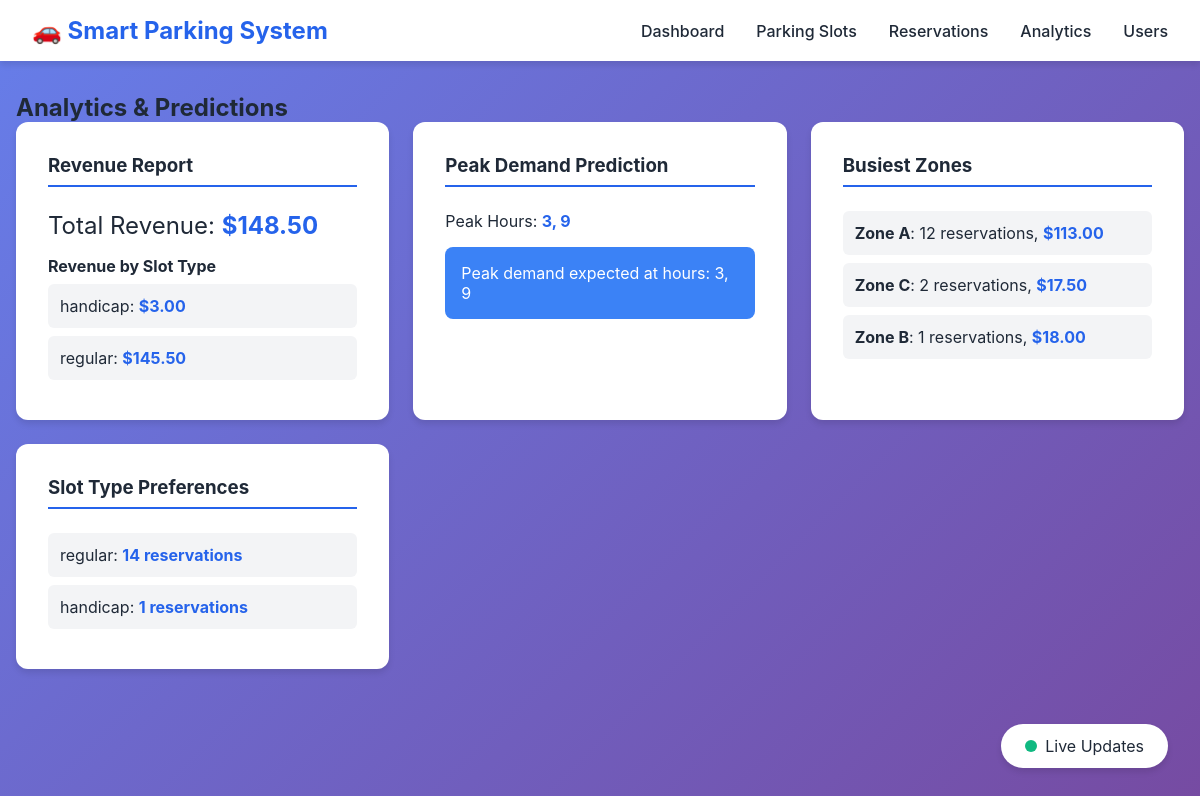
The app's page /analytics with its own data.
### tables this page shows
CREATE TABLE parking_slots (
                slot_id INTEGER PRIMARY KEY AUTOINCREMENT,
                slot_number VARCHAR(10) UNIQUE NOT NULL,
                floor_number INTEGER NOT NULL,
                zone VARCHAR(50),
                slot_type VARCHAR(20) DEFAULT 'regular',
                is_available BOOLEAN DEFAULT 1,
                price_per_hour DECIMAL(10,2) DEFAULT 5.00,
                created_at TIMESTAMP DEFAULT CURRENT_TIMESTAMP
            );

### app.py (the view)
@app.route('/analytics')
def analytics():
    predictions = parking.predict_peak_demand()
    revenue = parking.get_revenue_report()
    return render_template('analytics.html', predictions=predictions, revenue=revenue)

### parking_system.py (called while the page is built)
    def connect(self):
        self.conn = sqlite3.connect(self.db_name)
        self.cursor = self.conn.cursor()

    def close(self):
        if self.conn:
            self.conn.close()

### templates/analytics.html (shortened to what this page needs)
{% extends "base.html" %}
{% block content %}
<div class="analytics-page">
    <h2>Analytics & Predictions</h2>
    <div class="analytics-grid">
        <div class="analytics-card">
            <h3>Revenue Report</h3>
            <div id="revenue-data">
                <p class="revenue-total">Total Revenue: <span class="highlight">${{ "%.2f"|format(revenue.total_revenue) }}</span></p>
                {% if revenue.revenue_by_slot_type %}
                <h4>Revenue by Slot Type</h4>
                <ul class="revenue-list">
                    {% for item in revenue.revenue_by_slot_type %}
                    <li>{{ item[0] }}: <span class="highlight">${{ "%.2f"|format(item[1]) }}</span></li>
                    {% endfor %}
                </ul>
                {% endif %}
            </div>
        </div>
        <div class="analytics-card">
            <h3>Peak Demand Prediction</h3>
            <div id="prediction-data">
                {% if predictions.peak_hours %}
                <p>Peak Hours: <span class="highlight">{{ predictions.peak_hours|join(', ') }}</span></p>
                <p class="prediction-text">{{ predictions.recommendation }}</p>
                {% else %}
                <p>Collecting data for predictions...</p>
                {% endif %}
            </div>
        </div>
        <div class="analytics-card">
            <h3>Busiest Zones</h3>
            <div id="zones-data">
                {% if predictions.busiest_zones %}
                <ul class="zone-list">
                    {% for zone in predictions.busiest_zones %}
                    <li>
                        <strong>{{ zone[0] }}</strong>:
                        {{ zone[1] }} reservations,
                        <span class="highlight">${{ "%.2f"|format(zone[2]) }}</span>
                    </li>
                    {% endfor %}
                </ul>
                {% else %}
                <p>No zone data available yet.</p>
                {% endif %}
            </div>
        </div>
        <div class="analytics-card">
            <h3>Slot Type Preferences</h3>
            <div id="preferences-data">
                {% if predictions.slot_type_preferences %}
                <ul class="preference-list">
                    {% for pref in predictions.slot_type_preferences %}
                    <li>{{ pref[0] }}: <span class="highlight">{{ pref[1] }} reservations</span></li>
                    {% endfor %}
                </ul>
                {% else %}
                <p>No preference data available yet.</p>
                {% endif %}
            </div>
        </div>
    </div>
</div>
{% endblock %}

### static/style.css (style rules this page uses)
* { margin: 0; padding: 0; box-sizing: border-box; }
:root { --primary: #2563eb; --success: #10b981; --warning: #f59e0b; --danger: #ef4444; --info: #3b82f6; --dark: #1f2937; --light: #f3f4f6; --white: #ffffff; --shadow: 0 4px 6px rgba(0, 0, 0, 0.1); }
body { font-family: -apple-system, BlinkMacSystemFont, 'Segoe UI', Roboto, Oxygen, Ubuntu, Cantarell, sans-serif; background: linear-gradient(135deg, #667eea 0%, #764ba2 100%); min-height: 100vh; color: var(--dark); }
.highlight { color: var(--primary); font-weight: bold; }
.analytics-grid { display: grid; grid-template-columns: repeat(auto-fit, minmax(300px, 1fr)); gap: 1.5rem; }
.analytics-card { background: var(--white); padding: 2rem; border-radius: 12px; box-shadow: var(--shadow); }
.analytics-card h3 { color: var(--dark); margin-bottom: 1.5rem; padding-bottom: 0.5rem; border-bottom: 2px solid var(--primary); }
.revenue-total { font-size: 1.5rem; margin-bottom: 1rem; }
.revenue-list, .zone-list, .preference-list, .user-list { list-style: none; padding: 0; }
.revenue-list li, .zone-list li, .preference-list li, .user-list li { padding: 0.75rem; margin: 0.5rem 0; background: var(--light); border-radius: 6px; }
.prediction-text { background: var(--info); color: var(--white); padding: 1rem; border-radius: 8px; margin-top: 1rem; }

### records on screen
parking_slots: slot_type "handicap", item "3.00", floor_number "1"

### other values on screen
{{ "%.2f"|format(revenue.total_revenue) }} "148.50"
{{ item[0] }} "regular"
{{ "%.2f"|format(item[1]) }} "145.50"
{{ predictions.peak_hours|join(', ') }} "3, 9"
{{ predictions.recommendation }} "Peak demand expected at hours: 3, 9"
{{ zone[0] }} "Zone A" "Zone C" "Zone B"
{{ zone[1] }} "12" "2" "1"
{{ "%.2f"|format(zone[2]) }} "113.00" "17.50" "18.00"
{{ pref[0] }} "regular"
{{ pref[1] }} "14"
